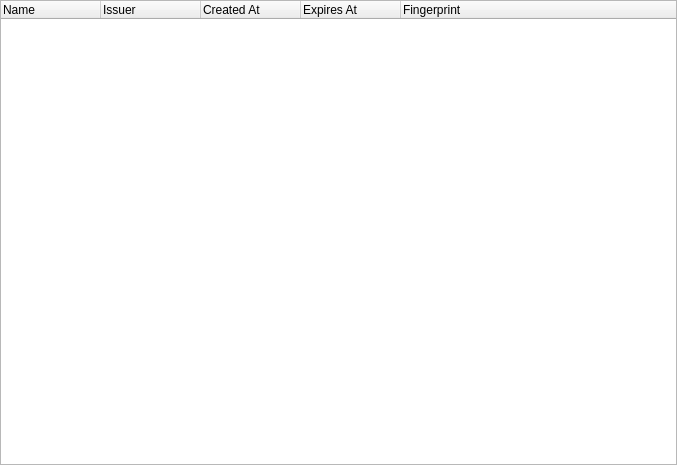
<?xml version="1.0" encoding="UTF-8"?>
<ui version="4.0">
 <class>CertificateList</class>
 <widget class="QWidget" name="CertificateList">
  <property name="windowModality">
   <enum>Qt::NonModal</enum>
  </property>
  <property name="geometry">
   <rect>
    <x>0</x>
    <y>0</y>
    <width>677</width>
    <height>465</height>
   </rect>
  </property>
  <property name="windowTitle">
   <string>Form</string>
  </property>
  <layout class="QVBoxLayout" name="verticalLayout">
   <property name="leftMargin">
    <number>0</number>
   </property>
   <property name="topMargin">
    <number>0</number>
   </property>
   <property name="rightMargin">
    <number>0</number>
   </property>
   <property name="bottomMargin">
    <number>0</number>
   </property>
   <item>
    <widget class="QTreeWidget" name="treeWidget">
     <property name="editTriggers">
      <set>QAbstractItemView::NoEditTriggers</set>
     </property>
     <property name="rootIsDecorated">
      <bool>false</bool>
     </property>
     <property name="itemsExpandable">
      <bool>false</bool>
     </property>
     <property name="expandsOnDoubleClick">
      <bool>false</bool>
     </property>
     <attribute name="headerStretchLastSection">
      <bool>true</bool>
     </attribute>
     <column>
      <property name="text">
       <string>Name</string>
      </property>
     </column>
     <column>
      <property name="text">
       <string>Issuer</string>
      </property>
     </column>
     <column>
      <property name="text">
       <string>Created At</string>
      </property>
     </column>
     <column>
      <property name="text">
       <string>Expires At</string>
      </property>
     </column>
     <column>
      <property name="text">
       <string>Fingerprint</string>
      </property>
     </column>
    </widget>
   </item>
  </layout>
 </widget>
 <resources/>
 <connections/>
</ui>
